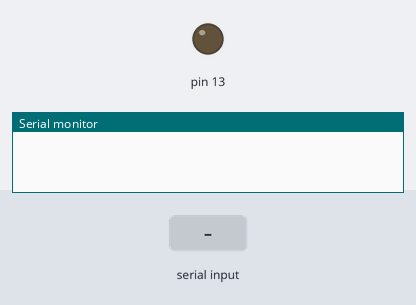
Simulated run of this sketch. Board: Arduino Uno, built with avr-gcc and run on an emulated ATmega328P. Parts: output pins drawn as LEDs (lit = HIGH), the last lines printed to the serial monitor. The inputs (shaded band) are chosen by the test bench.

Above: at 1.2 s.
1.3 s: "90;45;200\n" received over Serial
At 1.9 s:
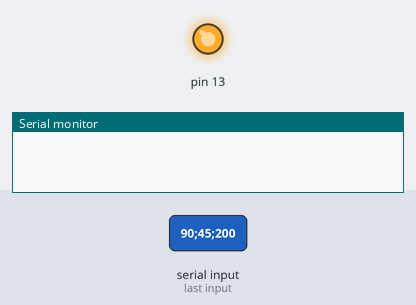
4.3 s: "90;45;200;10\n" received over Serial
At 7.1 s:
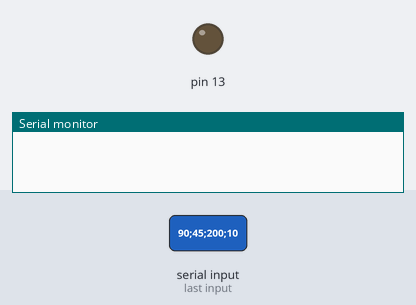
7.3 s: "30;150;10\n" received over Serial
At 7.7 s:
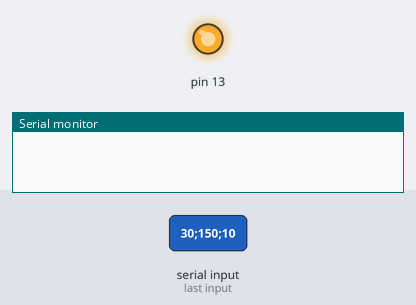
10.3 s: "90;45\n" received over Serial
At 12.9 s:
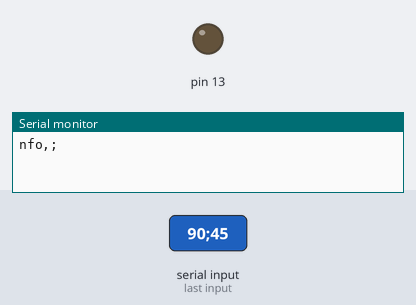
Timing chart, 0 to 14.3 s (numbered marks = the images above; inputs shaded):
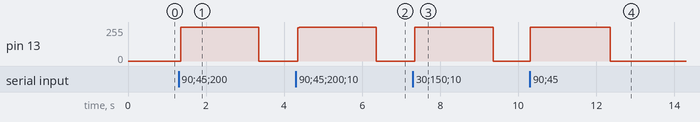

The sketch:

ArduinoCode.ino
```cpp
#include "serial.h"
#include "lib.h"
#include "commands.h"
#include "nfo.h"

void setup() {
  serial_setup();
  nfo_setup();
}

void serialEvent() {
  serial_event();
}

void loop() {
  serial_loop(2000);
  print_nfo(10000);
  delay(1);
}

void afterCommand(char *cmd) {
  int num;
  char **tab = split(cmd, ",", &num);
  if (num) {
    execute_command(tab[0], &tab[1]);
  }
  free_sarr(tab);
}
```

commands.h
```cpp
#pragma once

typedef struct commands {
  char *cname;
  void (*cfunc)(char **args);
} commands_t;

void execute_command(char *cname, char **args);
void relay_on(char **);
void relay_off(char **);
void relay_on_range(char **args);
void relay_off_range(char **args);
void nfo_add(char **args);
void nfo_rem(char **args);
```

execute_command.ino
```cpp
#include "commands.h"

commands_t commands[] = {
  {"relayon", &relay_on},
  {"relayoff", &relay_off},
  {"relayonrange", &relay_on_range},
  {"relayoffrange", &relay_off_range},
  {"nfoadd", &nfo_add},
  {"nforem", &nfo_rem},
  {NULL, NULL}
};

void execute_command(char *cname, char **args) {
  for (int i = 0; commands[i].cname; i++) {
    if (!strcmp(cname, commands[i].cname)) {
      commands[i].cfunc(args);
      return;
    }
  }
}
```

nfo.h
```cpp
#pragma once

void nfo_setup(void);
void print_nfo(uint32_t timeout);
```

relay_basic.ino
```cpp
void relay_on(char **args) {
  int pin_nb = atoi(args[0]);
  pinMode(pin_nb, OUTPUT);
  digitalWrite(pin_nb, 0);
}

void relay_off(char **args) {
  int pin_nb = atoi(args[0]);
  pinMode(pin_nb, OUTPUT);
  digitalWrite(pin_nb, 1);
}

void relay_on_range(char **args) {
  int pin_nb_start = atoi(args[0]);
  int pin_nb_end = atoi(args[1]);
  for (int i = pin_nb_start; i <= pin_nb_end; i++) {
    pinMode(i, OUTPUT);
    digitalWrite(i, 0);
  }
}

void relay_off_range(char **args) {
  int pin_nb_start = atoi(args[0]);
  int pin_nb_end = atoi(args[1]);
  for (int i = pin_nb_start; i <= pin_nb_end; i++) {
    pinMode(i, OUTPUT);
    digitalWrite(i, 1);
  }
}
```

send_nfo.ino
```cpp
int *analogToRead = (int *)malloc(sizeof(int));

void nfo_setup(void) {
    analogToRead[0] = -1;
}

void add_to_reader(int pin_nb) {
    int i;
    for (i = 0; analogToRead[i] != -1; i++) {
        if (analogToRead[i] == pin_nb) {
            return;
        }
    }
    analogToRead = (int *)realloc(analogToRead, sizeof(int) * (i + 1));
    analogToRead[i] = pin_nb;
    analogToRead[i + 1] = -1;
}

void rem_from_reader(int pin_nb) {
    int i;
    for (i = 0; analogToRead[i] != -1; i++) {
        if (analogToRead[i] == pin_nb) {
            analogToRead[i] = -2;
        }
    }
}

void nfo_add(char **args) {
    int pin_nb = atoi(args[0]);
    add_to_reader(pin_nb);
}

void nfo_rem(char **args) {
    int pin_nb = atoi(args[0]);
    rem_from_reader(pin_nb);
}

void print_nfo(uint32_t timeout) {
    static uint32_t elapsed = 0;
    if (elapsed < timeout) {
        elapsed += 1;
        return;
    }
    elapsed = 0;
    Serial.print("nfo,");
    for (int i = 0; analogToRead[i] != -1; i++) {
        if (analogToRead[i] == -2)
            continue;
        Serial.print(analogToRead[i]);
        Serial.print(",");
        Serial.print(analogRead(analogToRead[i]));
    }
    Serial.println(";");
}
```

serial.h
```cpp
#pragma once

void serial_setup(void);
void serial_event(void);
void serial_loop(uint32_t timeout);
void afterCommand(char *cmd);
```

serialCom.ino
```cpp
char *command = malloc(sizeof(char));
uint32_t elapsed = 0;
bool in = false;

void serial_setup(void) {
  Serial.begin(9600);
  pinMode(13, OUTPUT);
  digitalWrite(13, 0);
}

void endSerial(void) {
  digitalWrite(13, 0);
  elapsed = 0;
  in = false;
  afterCommand(command);
  free(command);
}

void abortSerial(void) {
  digitalWrite(13, 0);
  elapsed = 0;
  in = false;
  free(command);
}

void serial_event(void) {
  elapsed = 0;
  char c = Serial.read();
  if (c == '\n')
    return;
  if (!in) {
    command = malloc(sizeof(char));
    command[0] = NULL;
    in = true;
    digitalWrite(13, 1);
  }
  if (c == ';') {
    endSerial();
    return;
  }
  int l = strlen(command);
  command = realloc(command, sizeof(char) * (l + 2));
  command[l] = c;
  command[l + 1] = NULL;
}

void serial_loop(uint32_t timeout) {
  if (in) {
    elapsed += 1;
    if (elapsed >= timeout)
      abortSerial();
  }
}
```

split.ino
```cpp
char *check_for_consecutive(int *count, char *str_start,
        char *delim_start, int delim_len)
{
    if (delim_start == str_start) {
        str_start += delim_len;
        return str_start;
    }
    *count += 1;
    str_start = delim_start + delim_len;
    return str_start;
}

void put_token(char **tokens, char *str_start, int token_len, int *i)
{
    if (token_len > 0) {
        tokens[*i] = malloc((token_len + 1) * sizeof(char));
        strncpy(tokens[*i], str_start, token_len);
        tokens[*i][token_len] = '\0';
        *i += 1;
    }
}

char **split(char *str, char *delim, int *len)
{
    char **tokens = NULL, *str_start = str, *delim_start = NULL;
    int count = 0, delim_len = strlen(delim), token_len = 0, i = 0;
    while ((delim_start = strstr(str_start, delim)) != NULL) {
        str_start = check_for_consecutive(&count, str_start,
            delim_start, delim_len);
    }
    count += (*str_start != '\0') ? 1 : 0;
    tokens = malloc((count + 1) * sizeof(char *));
    str_start = str;
    delim_start = NULL;
    while ((delim_start = strstr(str_start, delim)) != NULL) {
        token_len = delim_start - str_start;
        put_token(tokens, str_start, token_len, &i);
        str_start = delim_start + delim_len;
    }
    token_len = strlen(str_start);
    put_token(tokens, str_start, token_len, &i);
    if (len != NULL) *len = count;
    tokens[count] = NULL;
    return tokens;
}

void free_sarr(char **tab) {
  if (tab) {
    for (int i = 0; tab[i]; i++)
      free(tab[i]);
  }
  free(tab);
}
```

lib.h
```cpp
#pragma once

char **split(char *str, char *delim, int *len);
void free_sarr(char **tab);
```

Measured:
- after the input at 1.3 s, pin 13: 0/255 → 255/255 after 0.05 s, → 0/255 2.0 s later
- after the input at 4.3 s, pin 13: 0/255 → 255/255 after 0.05 s, → 0/255 2.0 s later
- after the input at 7.3 s, pin 13: 0/255 → 255/255 after 0.05 s, → 0/255 2.0 s later
- after the input at 10.3 s, pin 13: 0/255 → 255/255 at once, → 0/255 2.0 s later
